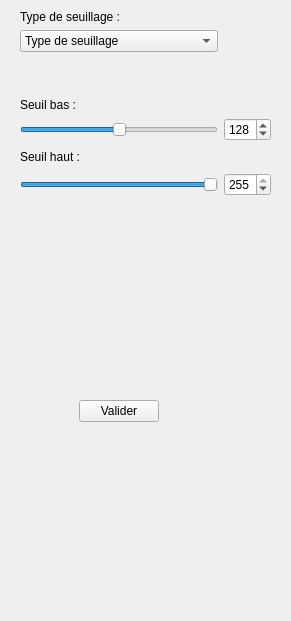
<?xml version="1.0" encoding="UTF-8"?>
<ui version="4.0">
 <class>Seuillage</class>
 <widget class="QWidget" name="Seuillage">
  <property name="geometry">
   <rect>
    <x>0</x>
    <y>0</y>
    <width>291</width>
    <height>621</height>
   </rect>
  </property>
  <property name="windowTitle">
   <string>Form</string>
  </property>
  <widget class="QWidget" name="layoutWidget">
   <property name="geometry">
    <rect>
     <x>0</x>
     <y>10</y>
     <width>291</width>
     <height>611</height>
    </rect>
   </property>
   <layout class="QGridLayout" name="gridLayout" columnstretch="0,0,0,0">
    <item row="5" column="0">
     <spacer name="horizontalSpacer">
      <property name="orientation">
       <enum>Qt::Horizontal</enum>
      </property>
      <property name="sizeType">
       <enum>QSizePolicy::Minimum</enum>
      </property>
      <property name="sizeHint" stdset="0">
       <size>
        <width>20</width>
        <height>20</height>
       </size>
      </property>
     </spacer>
    </item>
    <item row="6" column="2">
     <widget class="QSpinBox" name="sp_haut">
      <property name="maximum">
       <number>255</number>
      </property>
      <property name="value">
       <number>255</number>
      </property>
     </widget>
    </item>
    <item row="0" column="1">
     <widget class="QLabel" name="label_3">
      <property name="text">
       <string>Type de seuillage : </string>
      </property>
     </widget>
    </item>
    <item row="6" column="1">
     <widget class="QSlider" name="hs_haut">
      <property name="maximum">
       <number>255</number>
      </property>
      <property name="value">
       <number>255</number>
      </property>
      <property name="orientation">
       <enum>Qt::Horizontal</enum>
      </property>
     </widget>
    </item>
    <item row="6" column="3">
     <spacer name="horizontalSpacer_2">
      <property name="orientation">
       <enum>Qt::Horizontal</enum>
      </property>
      <property name="sizeType">
       <enum>QSizePolicy::Minimum</enum>
      </property>
      <property name="sizeHint" stdset="0">
       <size>
        <width>20</width>
        <height>20</height>
       </size>
      </property>
     </spacer>
    </item>
    <item row="3" column="1">
     <widget class="QLabel" name="label_4">
      <property name="text">
       <string>Seuil bas : </string>
      </property>
     </widget>
    </item>
    <item row="7" column="2">
     <spacer name="verticalSpacer">
      <property name="orientation">
       <enum>Qt::Vertical</enum>
      </property>
      <property name="sizeHint" stdset="0">
       <size>
        <width>20</width>
        <height>40</height>
       </size>
      </property>
     </spacer>
    </item>
    <item row="5" column="1">
     <widget class="QLabel" name="label_5">
      <property name="text">
       <string>Seuil haut : </string>
      </property>
     </widget>
    </item>
    <item row="4" column="1">
     <widget class="QSlider" name="hs_bas">
      <property name="maximum">
       <number>255</number>
      </property>
      <property name="value">
       <number>128</number>
      </property>
      <property name="orientation">
       <enum>Qt::Horizontal</enum>
      </property>
     </widget>
    </item>
    <item row="1" column="1">
     <widget class="QComboBox" name="comboBox">
      <item>
       <property name="text">
        <string>Type de seuillage</string>
       </property>
      </item>
      <item>
       <property name="text">
        <string>automatique</string>
       </property>
      </item>
      <item>
       <property name="text">
        <string>manuel</string>
       </property>
      </item>
     </widget>
    </item>
    <item row="4" column="2">
     <widget class="QSpinBox" name="sp_bas">
      <property name="maximum">
       <number>255</number>
      </property>
      <property name="value">
       <number>128</number>
      </property>
     </widget>
    </item>
    <item row="2" column="1">
     <spacer name="verticalSpacer_2">
      <property name="orientation">
       <enum>Qt::Vertical</enum>
      </property>
      <property name="sizeType">
       <enum>QSizePolicy::Minimum</enum>
      </property>
      <property name="sizeHint" stdset="0">
       <size>
        <width>20</width>
        <height>40</height>
       </size>
      </property>
     </spacer>
    </item>
    <item row="7" column="1" alignment="Qt::AlignHCenter">
     <widget class="QPushButton" name="boutValider">
      <property name="maximumSize">
       <size>
        <width>100</width>
        <height>16777215</height>
       </size>
      </property>
      <property name="text">
       <string>Valider</string>
      </property>
     </widget>
    </item>
   </layout>
  </widget>
 </widget>
 <resources/>
 <connections>
  <connection>
   <sender>hs_bas</sender>
   <signal>sliderMoved(int)</signal>
   <receiver>sp_bas</receiver>
   <slot>setValue(int)</slot>
   <hints>
    <hint type="sourcelabel">
     <x>141</x>
     <y>131</y>
    </hint>
    <hint type="destinationlabel">
     <x>215</x>
     <y>130</y>
    </hint>
   </hints>
  </connection>
  <connection>
   <sender>hs_haut</sender>
   <signal>sliderMoved(int)</signal>
   <receiver>sp_haut</receiver>
   <slot>setValue(int)</slot>
   <hints>
    <hint type="sourcelabel">
     <x>151</x>
     <y>199</y>
    </hint>
    <hint type="destinationlabel">
     <x>225</x>
     <y>208</y>
    </hint>
   </hints>
  </connection>
  <connection>
   <sender>sp_bas</sender>
   <signal>valueChanged(int)</signal>
   <receiver>hs_bas</receiver>
   <slot>setValue(int)</slot>
   <hints>
    <hint type="sourcelabel">
     <x>223</x>
     <y>114</y>
    </hint>
    <hint type="destinationlabel">
     <x>147</x>
     <y>135</y>
    </hint>
   </hints>
  </connection>
  <connection>
   <sender>sp_haut</sender>
   <signal>valueChanged(int)</signal>
   <receiver>hs_haut</receiver>
   <slot>setValue(int)</slot>
   <hints>
    <hint type="sourcelabel">
     <x>218</x>
     <y>188</y>
    </hint>
    <hint type="destinationlabel">
     <x>140</x>
     <y>200</y>
    </hint>
   </hints>
  </connection>
 </connections>
</ui>
